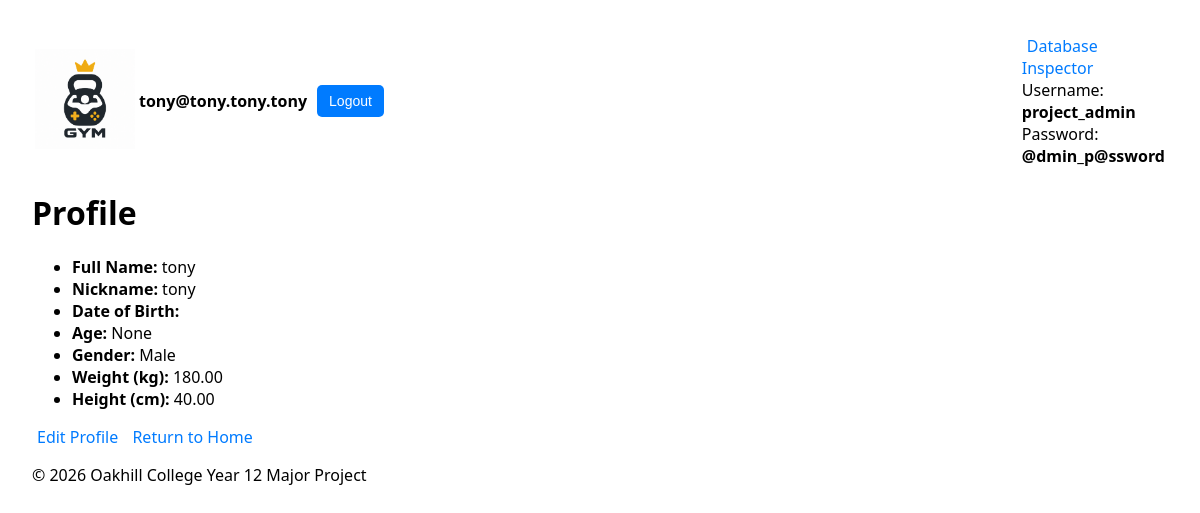
Page /users/profile/ (signed in) on the committed database.
### users/models.py (models this page shows, shortened)
class Profile(models.Model):
    user = models.OneToOneField(User, on_delete=models.CASCADE, related_name="profile")
    nickname = models.CharField(max_length=30, unique=True)
    full_name = models.CharField(max_length=100, blank=True, null=True)
    date_of_birth = models.DateField(blank=True, null=True)
    GENDER_MALE = 'M'
    GENDER_FEMALE = 'F'
    GENDER_OTHER = 'O'
    GENDER_CHOICES = [
        (GENDER_MALE, 'Male'),
        (GENDER_FEMALE, 'Female'),
        (GENDER_OTHER, 'Other'),
    ]
    gender = models.CharField(max_length=1, choices=GENDER_CHOICES, blank=True, null=True)
    weight_kg = models.DecimalField(max_digits=6, decimal_places=2, blank=True, null=True)
    height_cm = models.DecimalField(max_digits=6, decimal_places=2, blank=True, null=True)
    @property
    def age(self):
        if self.date_of_birth:
            today = date.today()
            return today.year - self.date_of_birth.year - ((today.month, today.day) < (self.date_of_birth.month, self.date_of_birth.day))
        return None

### users/views.py (the view)
# urls.py: path('profile/', views.profile, name='profile'),
@login_required(login_url='users:login')
def profile(request):
    return render(request, 'users/profile.html', {'profile': request.user.profile, 'user': request.user})

### users/templates/users/profile.html
{% extends 'my_app/base.html' %}
{% block content %}
<h1>Profile</h1>
<ul>
    <li><strong>Full Name:</strong> {{ profile.full_name }}</li>
    <li><strong>Nickname:</strong> {{ profile.nickname }}</li>
    <li><strong>Date of Birth:</strong> {{ profile.date_of_birth|date:'Y-m-d' }}</li>
    <li><strong>Age:</strong> {{ profile.age }}</li>
    <li><strong>Gender:</strong> {{ profile.get_gender_display }}</li>
    <li><strong>Weight (kg):</strong> {{ profile.weight_kg }}</li>
    <li><strong>Height (cm):</strong> {{ profile.height_cm }}</li>
</ul>
<a href="{% url 'users:create_profile' %}">Edit Profile</a>
<a href="{% url 'my_app:home' %}">Return to Home</a>
{% endblock %}

### my_app/templates/my_app/base.html (shortened to what this page needs)
{% load static %}
<!DOCTYPE html>
<html lang="en">
<head>
    <link rel="stylesheet" href="{% static 'my_app/styles.css' %}">
</head>
<body>
    <header>
        <table>
            <tr>
                <td>
                    <div class="logo">
                        <img src="{% static 'my_app/gym_logo.png' %}" alt="my_app Logo">
                    </div>
                </td>
                <td style="width:1000px">
                    <div class="user-info">
                        {% if request.user.is_authenticated %}
                            <span>{{ request.user.username }}</span>
                            <form action="{% url 'users:logout' %}" method="post">
                                <button type="submit">Logout</button>
                            </form>
                        {% else %}
                            <a href="{% url 'users:register' %}">Register</a>
                        {% endif %}
                    </div>
                </td>
                <td>
                    <a href="{% url 'admin:index' %}" target="_blank">Database Inspector</a><br>
                    Username: <strong>project_admin</strong><br>
                    Password: <strong>@dmin_p@ssword</strong>
                </td>
            </tr>
        </table>
    </header>
    <main>
        {% block content %}
        {% endblock %}
    </main>
    <footer>
        <p>&copy; 2026 Oakhill College Year 12 Major Project</p>
    </footer>
</body>
</html>

### my_app/static/my_app/styles.css (style rules this page uses)
.logo img { max-height: 100px; }
.user-info { display: flex; align-items: center; font-size: 16px; }
.user-info span { margin-right: 10px; font-weight: bold; }
.user-info button { background-color: #007BFF; color: white; border: none; padding: 8px 12px; cursor: pointer; border-radius: 5px; font-size: 14px; }
button { background-color: #28a745; color: white; border: none; padding: 10px 15px; cursor: pointer; border-radius: 5px; font-size: 14px; margin-top: 20px; margin-bottom: 20px; }
a { color: #007BFF; text-decoration: none; padding: 5px }
body { font-family: system-ui, -apple-system, Segoe UI, Roboto, Arial, sans-serif; margin: 2rem; }

### rows in the picture
Profile: full_name "tony", nickname "tony", age "None", gender "Male", weight_kg "180.00", height_cm "40.00"

### other values in the picture
{{ request.user.username }} "tony@tony.tony.tony"
